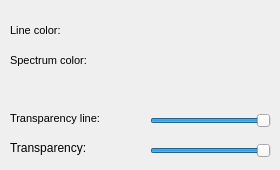
          <widget class="QWidget" name="page_2">
           <widget class="QLabel" name="label_92">
            <property name="geometry">
             <rect>
              <x>10</x>
              <y>109</y>
              <width>131</width>
              <height>20</height>
             </rect>
            </property>
            <property name="text">
             <string>&lt;!DOCTYPE HTML PUBLIC &quot;-//W3C//DTD HTML 4.0//EN&quot; &quot;http://www.w3.org/TR/REC-html40/strict.dtd&quot;&gt;
&lt;html&gt;&lt;head&gt;&lt;meta name=&quot;qrichtext&quot; content=&quot;1&quot; /&gt;&lt;style type=&quot;text/css&quot;&gt;
p, li { white-space: pre-wrap; }
&lt;/style&gt;&lt;/head&gt;&lt;body style=&quot; font-family:'MS Shell Dlg 2'; font-size:8.25pt; font-weight:400; font-style:normal;&quot;&gt;
&lt;p style=&quot; margin-top:0px; margin-bottom:0px; margin-left:0px; margin-right:0px; -qt-block-indent:0; text-indent:0px;&quot;&gt;&lt;span style=&quot; font-size:8pt;&quot;&gt;Transparency line:&lt;/span&gt;&lt;/p&gt;&lt;/body&gt;&lt;/html&gt;</string>
            </property>
           </widget>
           <widget class="QSlider" name="slTrancpSpectrum">
            <property name="geometry">
             <rect>
              <x>150</x>
              <y>110</y>
              <width>121</width>
              <height>21</height>
             </rect>
            </property>
            <property name="maximum">
             <number>255</number>
            </property>
            <property name="value">
             <number>255</number>
            </property>
            <property name="orientation">
             <enum>Qt::Horizontal</enum>
            </property>
           </widget>
           <widget class="QWidget" name="WdgSpectrumColor" native="true">
            <property name="geometry">
             <rect>
              <x>150</x>
              <y>50</y>
              <width>50</width>
              <height>25</height>
             </rect>
            </property>
           </widget>
           <widget class="QLabel" name="label_87">
            <property name="geometry">
             <rect>
              <x>10</x>
              <y>20</y>
              <width>131</width>
              <height>21</height>
             </rect>
            </property>
            <property name="text">
             <string>&lt;!DOCTYPE HTML PUBLIC &quot;-//W3C//DTD HTML 4.0//EN&quot; &quot;http://www.w3.org/TR/REC-html40/strict.dtd&quot;&gt;
&lt;html&gt;&lt;head&gt;&lt;meta name=&quot;qrichtext&quot; content=&quot;1&quot; /&gt;&lt;style type=&quot;text/css&quot;&gt;
p, li { white-space: pre-wrap; }
&lt;/style&gt;&lt;/head&gt;&lt;body style=&quot; font-family:'MS Shell Dlg 2'; font-size:8.25pt; font-weight:400; font-style:normal;&quot;&gt;
&lt;p style=&quot; margin-top:0px; margin-bottom:0px; margin-left:0px; margin-right:0px; -qt-block-indent:0; text-indent:0px;&quot;&gt;&lt;span style=&quot; font-size:8pt;&quot;&gt;Line color:&lt;/span&gt;&lt;/p&gt;&lt;/body&gt;&lt;/html&gt;</string>
            </property>
           </widget>
           <widget class="QLabel" name="label_88">
            <property name="geometry">
             <rect>
              <x>10</x>
              <y>50</y>
              <width>131</width>
              <height>21</height>
             </rect>
            </property>
            <property name="text">
             <string>&lt;!DOCTYPE HTML PUBLIC &quot;-//W3C//DTD HTML 4.0//EN&quot; &quot;http://www.w3.org/TR/REC-html40/strict.dtd&quot;&gt;
&lt;html&gt;&lt;head&gt;&lt;meta name=&quot;qrichtext&quot; content=&quot;1&quot; /&gt;&lt;style type=&quot;text/css&quot;&gt;
p, li { white-space: pre-wrap; }
&lt;/style&gt;&lt;/head&gt;&lt;body style=&quot; font-family:'MS Shell Dlg 2'; font-size:8.25pt; font-weight:400; font-style:normal;&quot;&gt;
&lt;p style=&quot; margin-top:0px; margin-bottom:0px; margin-left:0px; margin-right:0px; -qt-block-indent:0; text-indent:0px;&quot;&gt;&lt;span style=&quot; font-size:8pt;&quot;&gt;Spectrum color:&lt;/span&gt;&lt;/p&gt;&lt;/body&gt;&lt;/html&gt;</string>
            </property>
           </widget>
           <widget class="QWidget" name="WdgLineColor" native="true">
            <property name="geometry">
             <rect>
              <x>150</x>
              <y>18</y>
              <width>50</width>
              <height>25</height>
             </rect>
            </property>
           </widget>
           <widget class="QSlider" name="slTrancpTop">
            <property name="geometry">
             <rect>
              <x>150</x>
              <y>140</y>
              <width>121</width>
              <height>21</height>
             </rect>
            </property>
            <property name="maximum">
             <number>255</number>
            </property>
            <property name="value">
             <number>255</number>
            </property>
            <property name="orientation">
             <enum>Qt::Horizontal</enum>
            </property>
           </widget>
           <widget class="QLabel" name="label_90">
            <property name="geometry">
             <rect>
              <x>10</x>
              <y>138</y>
              <width>131</width>
              <height>20</height>
             </rect>
            </property>
            <property name="text">
             <string>Transparency:</string>
            </property>
           </widget>
          </widget>
